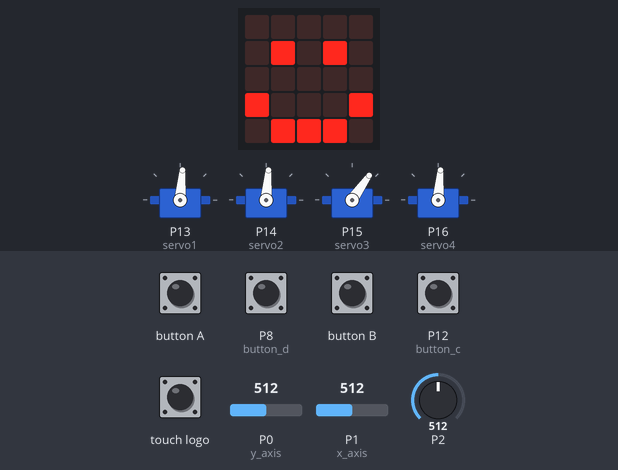
The program below on a simulated BBC micro:bit running MicroPython. Shown: the board's 5×5 LED display, 4 × servo. The test bench sets the inputs (shaded band); at power-on: P0 (y_axis) = 512, P1 (x_axis) = 512, P8 (button_d) HIGH, P2 = 512, P12 (button_c) HIGH (analog values on the 0–1023 scale). Servo angles are drawn from the pulse width (0.5 ms = 0°, 2.5 ms = 180°).

Above: at 1.7 s.
At 7.7 s:
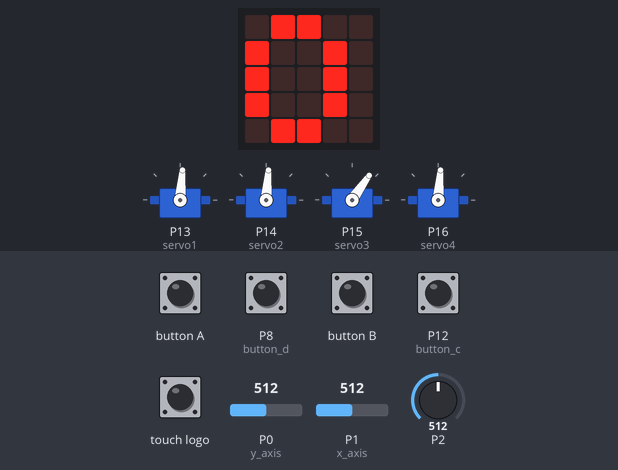
7.8 s: P0 (y_axis) set to 214
13.6 s: P0 (y_axis) set to 193
At 16.0 s:
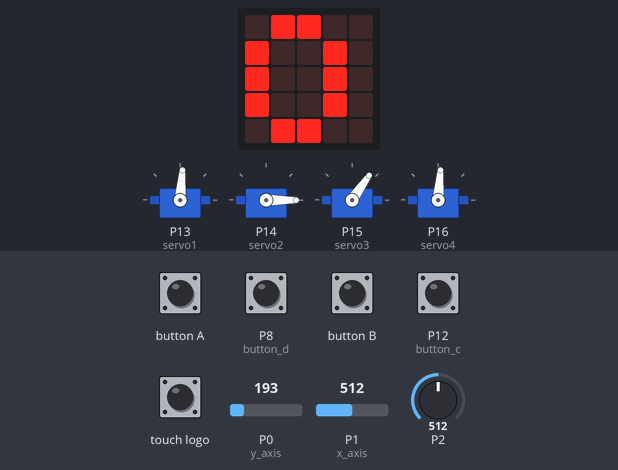
16.3 s: P1 (x_axis) set to 218
18.6 s: P1 (x_axis) set to 189
At 21.0 s:
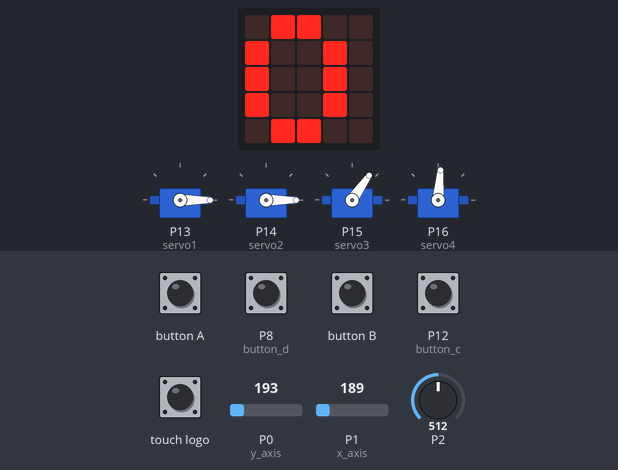
21.3 s: button A pressed for 0.15 s
At 22.31 s:
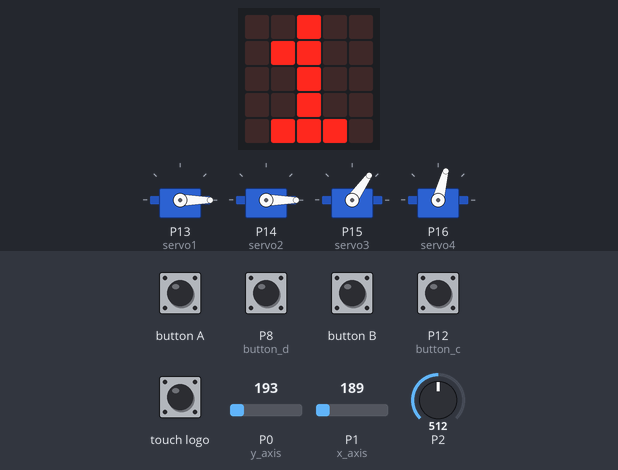
29.0 s: P8 (button_d) pulled LOW for 0.15 s
At 29.6 s:
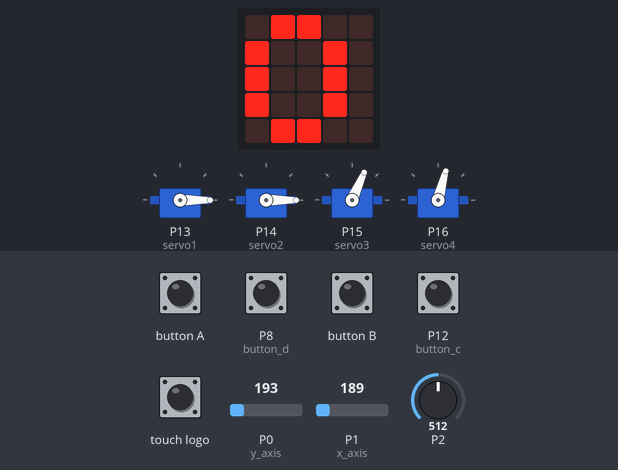
Timing chart, 0 to 32.0 s (numbered marks = the images above; inputs shaded):
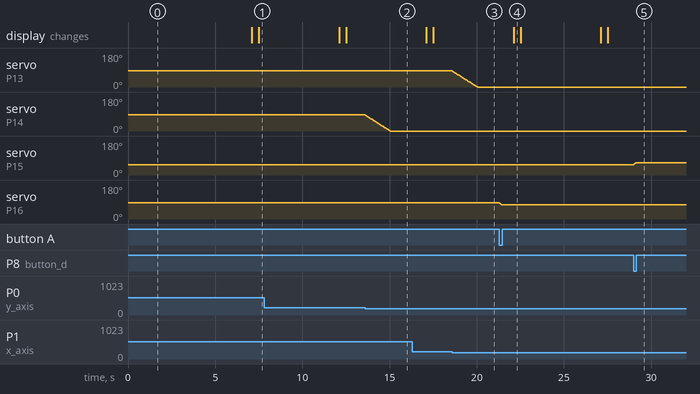

The program:

5-6-mArm-main.py
```python
# Imports go at the top
from microbit import *

# Define the pins of the A, B, C, and D button
button_a = pin5
button_b = pin11
button_c = pin12
button_d = pin8

# I/O port with pull resistor
button_a.set_pull(button_a.PULL_UP)
button_b.set_pull(button_b.PULL_UP)
button_c.set_pull(button_c.PULL_UP)
button_d.set_pull(button_d.PULL_UP)

# Read key value function
def readButtonValue(button):
    return button.read_digital()

# Define the pins of the joystick
x_axis = pin1
y_axis = pin0

# Read the joystick value function
def readJoystickValue(axis):
    # Map 0-1023 values to -100 - +100
    return scale(axis.read_analog(), from_=(0, 1023), to=(-100, 100))

# Define the vibration motor state variables
ON = 1
OFF = 0
# Control the vibration motor function
def setVibrationMotor(OnOrOff):
    if OnOrOff == ON:    # Turn on the vibration motor
        pin2.write_digital(1)
    if OnOrOff == OFF:   # Turn off the vibration motor
        pin2.write_digital(0)

# Read the battery level.
# 4 AA batteries
def readBatteryLevel():
    batLevel = pin2.read_analog()
    if batLevel > 310:   # 310=6V/6/0.0032226, 100%
            batLevel = 310
    if batLevel < 232:   # 232=4.5V/6/0.0032226, 0%
            batLevel = 232
    # Map 232-310 values to 0-100
    batLevel = scale(batLevel, from_=(232, 310), to=(0, 100))
    return batLevel

# Servo class
class Servo:
    def __init__(self, pin):
        self.pin = pin
        # Servo parameters
        self.min_pulse = 500    # Pulse width at 0 degrees (microseconds)
        self.max_pulse = 2400   # Pulse width at 180 degrees (microseconds)
        self.period = 20000     # 20ms period (50Hz)
        self.pin.set_analog_period(20)  # Set period to 20ms

    def set_angle(self, angle):
        # Limit angle range
        angle = max(0, min(180, angle))

        # Calculate pulse width
        pulse_width = self.min_pulse + (angle / 180) * (self.max_pulse - self.min_pulse)

        # Convert to analog value (0-1023)
        analog_value = int((pulse_width / self.period) * 1023)

        # Set PWM
        self.pin.write_analog(analog_value)

    def set_pulse(self, pulse_width):
        # Set pulse width directly (microseconds)
        self.pin.write_analog(pulse_width)

# Show happy face
display.show(Image.HAPPY)
sleep(100)  # delay 100 milliseconds

# Define the Angle variables of the 4 servos
servo1_degree = 90
servo2_degree = 90
servo3_degree = 60
servo4_degree = 90

# Create 4 servo objects and define the pins to use
servo1 = Servo(pin13)
servo2 = Servo(pin14)
servo3 = Servo(pin15)
servo4 = Servo(pin16)

# Initialize the angles of the 4 servos
servo1.set_angle(servo1_degree) # Set the Angle of servo1
sleep(500)   # delay 500 milliseconds
servo2.set_angle(servo2_degree)
sleep(500)
servo3.set_angle(servo3_degree)
sleep(500)
servo4.set_angle(servo4_degree)
sleep(500)

# Reads the current time when the program is running
last_time = running_time()
interval = 5000  # 5000ms
last_ticker = running_time()
ticker = 40000   # 40000ms

# An infinite loop statement.
while True:
    # Reads the current time when the program is running
    current_time = running_time()
    if current_time - last_time >= interval:
        # Display battery power value
        display.show(readBatteryLevel())
        last_time = current_time

    # Prevent the servo of the claws from overheating
    current_ticker = running_time()
    if current_ticker - last_ticker >= ticker:
        # Turn off the pulse of the servo
        servo4.set_pulse(0)

    # Read the value of the joystick X-axis and drive the Angle
    # of the servo1 according to the value.
    if readJoystickValue(x_axis) > 60 and servo1_degree < 180:
        servo1_degree = servo1_degree + 1   # Variable increments by 1
        servo1.set_angle(servo1_degree)     # Set the Angle of servo1
        sleep(15)
    if readJoystickValue(x_axis) < -60 and servo1_degree > 0:
        servo1_degree = servo1_degree - 1   # The variable decrements by 1
        servo1.set_angle(servo1_degree)
        sleep(15)

    # Read the value of the joystick Y-axis and drive the Angle
    # of the servo2 according to the value.
    if readJoystickValue(y_axis) > 60 and servo2_degree < 180:
        servo2_degree = servo2_degree + 1
        servo2.set_angle(servo2_degree)
        sleep(15)
    if readJoystickValue(y_axis) < -60 and servo2_degree > 0:
        servo2_degree = servo2_degree - 1
        servo2.set_angle(servo2_degree)
        sleep(15)

    # Read the value of the button_a and drive the Angle
    # of the servo4 according to the value.
    if readButtonValue(button_a) == 0 and servo4_degree > 5:
        servo4_degree = servo4_degree - 1
        servo4.set_angle(servo4_degree)
        sleep(15)
        last_ticker = current_ticker

    # Read the value of the button_b and drive the Angle
    # of the servo4 according to the value.
    if readButtonValue(button_b) == 0 and servo4_degree < 180:
        servo4_degree = servo4_degree + 1
        servo4.set_angle(servo4_degree)
        sleep(15)
        last_ticker = current_ticker

    # Read the value of the button_c and drive the Angle
    # of the servo3 according to the value.
    if readButtonValue(button_c) == 0 and servo3_degree > 0:
        servo3_degree = servo3_degree - 1
        servo3.set_angle(servo3_degree)
        sleep(15)

    # Read the value of the button_d and drive the Angle
    # of the servo3 according to the value.
    if readButtonValue(button_d) == 0 and servo3_degree < 120:
        servo3_degree = servo3_degree + 1
        servo3.set_angle(servo3_degree)
        sleep(15)

    # Executed when the micro:bit v2 logo is touched.
    # Attention! Not compatible with microbit v1.
    if pin_logo.is_touched():
        setVibrationMotor(ON)
        sleep(200)
        setVibrationMotor(OFF)
```

Measured:
- the behaviour switches between 203 and 202 on P0 (y_axis) (found by bisection; images 1 and 2)
- the behaviour switches between 203 and 202 on P1 (x_axis) (found by bisection; images 2 and 3)
- after the input at 13.6 s, servo on P14 (servo2): moves from 85° to 0° over 1.4 s, starting at once
- after the input at 18.6 s, servo on P13 (servo1): moves from 85° to 0° over 1.4 s, starting at once
- after the input at 21.3 s, servo on P16 (servo4): 85° → 75° at once
- after the input at 29.0 s, servo on P15 (servo3): 55° → 66° at once
- what the display in image 4 shows lasts 0.4 s, from 22.1 s to 22.5 s
